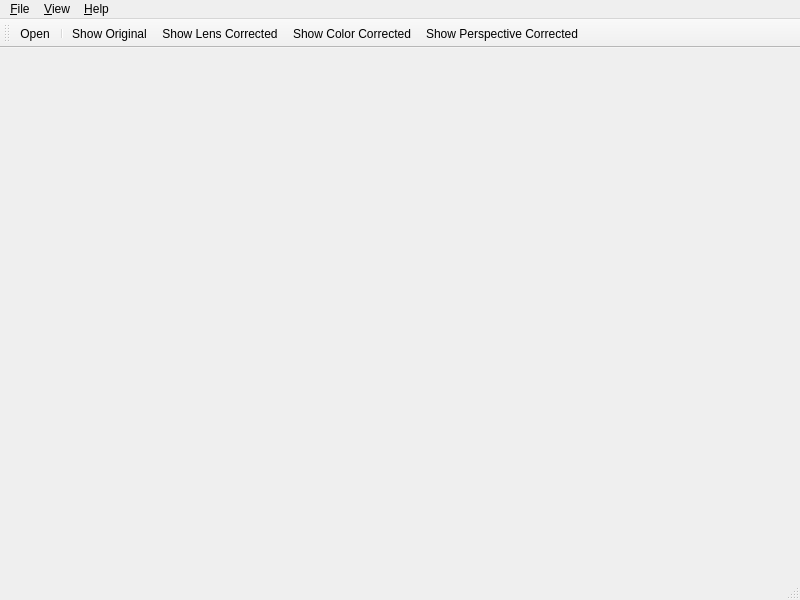
<?xml version="1.0" encoding="UTF-8"?>
<ui version="4.0">
 <class>MainWindow</class>
 <widget class="QMainWindow" name="MainWindow">
  <property name="geometry">
   <rect>
    <x>0</x>
    <y>0</y>
    <width>800</width>
    <height>600</height>
   </rect>
  </property>
  <property name="windowTitle">
   <string>MainWindow</string>
  </property>
  <widget class="QWidget" name="centralwidget"/>
  <widget class="QMenuBar" name="menubar">
   <property name="geometry">
    <rect>
     <x>0</x>
     <y>0</y>
     <width>800</width>
     <height>23</height>
    </rect>
   </property>
   <widget class="QMenu" name="menu_File">
    <property name="title">
     <string>&amp;File</string>
    </property>
    <addaction name="menuFile_Open"/>
    <addaction name="menuFile_Exit"/>
   </widget>
   <widget class="QMenu" name="menu_Help">
    <property name="title">
     <string>&amp;Help</string>
    </property>
    <addaction name="menuHelp_About"/>
   </widget>
   <widget class="QMenu" name="menu_View">
    <property name="title">
     <string>&amp;View</string>
    </property>
    <addaction name="menuView_ShowOriginal"/>
    <addaction name="menuView_ShowLensCorrected"/>
    <addaction name="menuView_ShowColorCorrected"/>
    <addaction name="menuView_ShowPerspectiveCorrected"/>
   </widget>
   <addaction name="menu_File"/>
   <addaction name="menu_View"/>
   <addaction name="menu_Help"/>
  </widget>
  <widget class="QStatusBar" name="statusbar"/>
  <widget class="QToolBar" name="toolBar">
   <property name="windowTitle">
    <string>toolBar</string>
   </property>
   <attribute name="toolBarArea">
    <enum>TopToolBarArea</enum>
   </attribute>
   <attribute name="toolBarBreak">
    <bool>false</bool>
   </attribute>
   <addaction name="menuFile_Open"/>
   <addaction name="separator"/>
   <addaction name="menuView_ShowOriginal"/>
   <addaction name="menuView_ShowLensCorrected"/>
   <addaction name="menuView_ShowColorCorrected"/>
   <addaction name="menuView_ShowPerspectiveCorrected"/>
  </widget>
  <action name="menuFile_Open">
   <property name="icon">
    <iconset theme="QIcon::ThemeIcon::DocumentOpen"/>
   </property>
   <property name="text">
    <string>&amp;Open...</string>
   </property>
   <property name="shortcut">
    <string>Ctrl+O</string>
   </property>
  </action>
  <action name="menuFile_Exit">
   <property name="icon">
    <iconset theme="QIcon::ThemeIcon::ApplicationExit"/>
   </property>
   <property name="text">
    <string>E&amp;xit</string>
   </property>
  </action>
  <action name="menuHelp_About">
   <property name="text">
    <string>&amp;About...</string>
   </property>
  </action>
  <action name="menuView_ShowOriginal">
   <property name="icon">
    <iconset theme="QIcon::ThemeIcon::InsertImage"/>
   </property>
   <property name="text">
    <string>Show &amp;Original</string>
   </property>
  </action>
  <action name="menuView_ShowLensCorrected">
   <property name="icon">
    <iconset theme="QIcon::ThemeIcon::InsertImage"/>
   </property>
   <property name="text">
    <string>Show &amp;Lens Corrected</string>
   </property>
  </action>
  <action name="menuView_ShowColorCorrected">
   <property name="icon">
    <iconset theme="QIcon::ThemeIcon::InsertImage"/>
   </property>
   <property name="text">
    <string>Show &amp;Color Corrected</string>
   </property>
  </action>
  <action name="menuView_ShowPerspectiveCorrected">
   <property name="icon">
    <iconset theme="QIcon::ThemeIcon::InsertImage"/>
   </property>
   <property name="text">
    <string>Show &amp;Perspective Corrected</string>
   </property>
  </action>
 </widget>
 <resources/>
 <connections/>
</ui>
